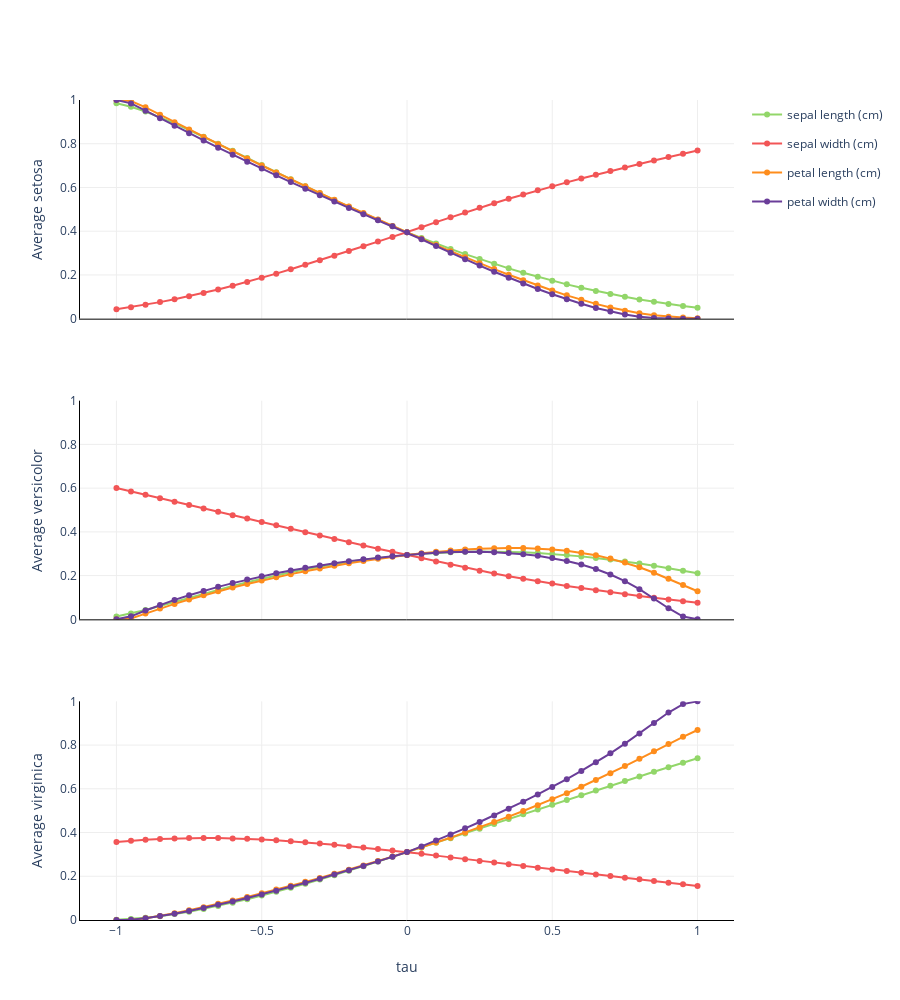

Notebook code cell kept with this figure:
### Markdown cell above
All the variables, all the classes.

### Code cell
explainer.plot_bias(
    X_test=X_test,
    y_pred=y_pred,
    size=(None, 1000)
)
